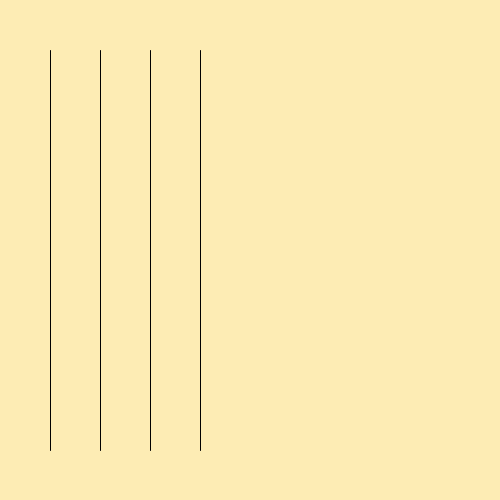
Frame 1 (no input)
Frame 60 (the mouse pressed at the canvas centre just before this capture): identical to frame 1, image omitted
Frame 120 (the mouse held since frame 60 and released just before this capture): identical to frame 1, image omitted

The Processing sketch that drew this single still picture (run headless with seeded random() and noise(); from frame 60 on, the mouse is pressed at the canvas centre):

// Processing sketch: sketch_01
// ── sketch_01.pde
void setup()
{
  size(500,500);
}
void draw()
{
  background(253,236,180);
  line(50,50,50,450);
  line(100,50,100,450);
  line(150,50,150,450);
  line(200,50,200,450);
}
